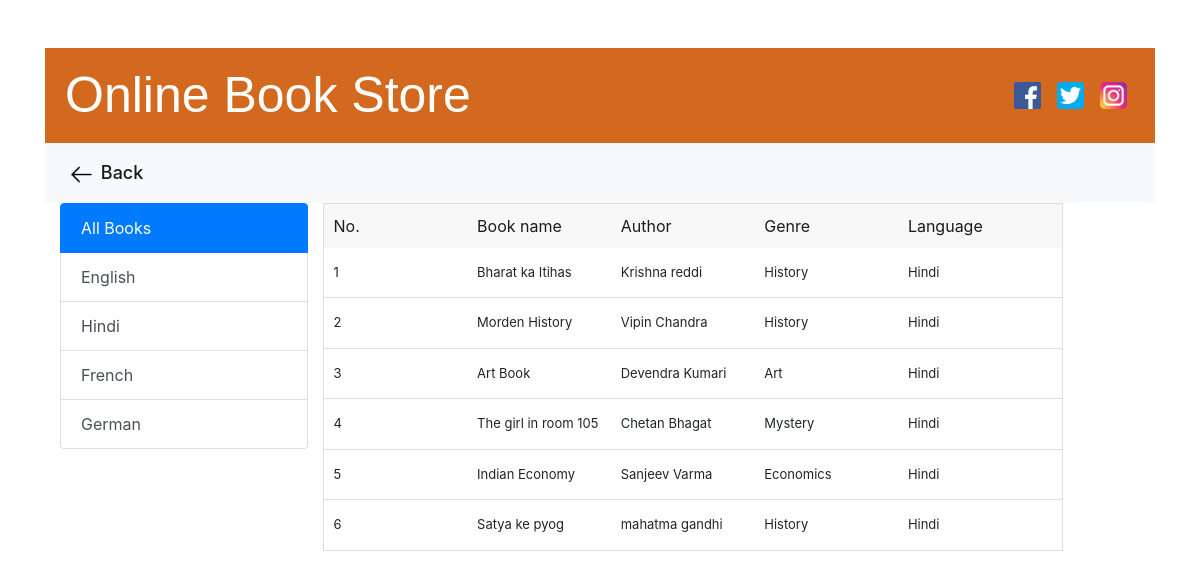
Screenshot of /showlang/Hindi with the database file from the repository.
### app1/models.py (models this page shows)
class Book(models.Model):
    idno=models.AutoField(primary_key=True)
    book_name=models.CharField(max_length=200)
    author=models.CharField(max_length=200)
    genre=models.CharField(max_length=200)
    language=models.CharField(max_length=200)

### app1/views.py (the view)
# urls.py: path('showlang', views.lang, name='showlang'),
def lang(request,data=None):
    if data==None:
        lang=Book.objects.all()
    elif data=="English" or data=="Hindi" or data=="French" or data=="German":
        lang= Book.objects.filter(language=data)
    return render(request, 'showlang.html', {"lang": lang})

### templates/showlang.html (shortened to what this page needs)
{% extends 'common.html' %}
{% load static %}
{% block bs %}
      <div class="nav">
              <nav class="navbar navbar-expand-lg navbar-light bg-light">
  <div class="collapse navbar-collapse" id="navbarNav">
    <ul class="navbar-nav">
      <li class="nav-item active">
        <a class="nav-link" href="{% url 'main' %}"> <img src="{% static 'image/back_arrow.png' %}"> Back </a>
      </li>
    </ul>
  </div>
</nav>
          </div>
<div class="container my-5">
 <div class="row">
  <div class="col-sm-3">
<div class="list-group">
  <a href="{% url 'showlang' %}" class="list-group-item list-group-item-action active" aria-current="true">
    All Books
  </a>
    <a href="{% url 'showlangdata' 'English' %}" class="list-group-item list-group-item-action">English</a>
    <a href="{% url 'showlangdata' 'Hindi' %}" class="list-group-item list-group-item-action">Hindi</a>
    <a href="{% url 'showlangdata' 'French' %}" class="list-group-item list-group-item-action">French</a>
  <a href="{% url 'showlangdata' 'German' %}" class="list-group-item list-group-item-action">German</a>
</div>
  </div>
<div class="col-sm-8">
    <div class="row">
        <div class="main_sec">
            <div class="fw-bold book_head">No.</div>
           <div class="fw-bold book_head">Book name</div>
            <div class="fw-bold book_head">Author</div>
            <div class="fw-bold book_head">Genre</div>
            <div class="fw-bold book_head">Language </div>
        </div>
        {% for x in lang %}
        <div class="book_sec_main text-center">
            <div class="book_details">{{ forloop.counter }}</div>
                <div class="book_details">{{ x.book_name  }}</div>
            <div class=" book_details">{{ x.author  }}</div>
            <div class=" book_details">{{ x.genre  }}</div>
             <div class="book_details">{{ x.language  }}</div>
        </div>
        {% endfor %}
    </div>
</div>
 </div>
</div>
{% endblock %}

### templates/common.html (style rules this page uses)
.nav { width: 100%; float: left; display: inherit; }
ul.navbar-nav img { width: 25px; margin-right: 2px; }
ul.navbar-nav a.nav-link { font-size: 18px; font-weight: 500; }

### templates/showlang.html (style rules this page uses)
.book_sec_main { background: border-box; width: 100%; float: left; border-bottom: 1px solid #e0dddd; border-left: 1px solid #e0dddd; border-right: 1px solid #e0dddd; padding: 10px; }
.main_sec { width: 100%; float: left; margin: 0; background: #f9f8f8; color: #1b1b1b; padding: 10px; border-top: 1px solid #e0dddd; border-left: 1px solid #e0dddd; border-right: 1px solid #e0dddd; }
.book_head { width: 20%; float: left; margin: 0; padding: 0; }
.book_details { width: 20%; float: left; padding: 5px 0px; font-weight: 400; text-align: left; font-size: 13px; }

### rows the page displays
Book: book_name "Bharat ka Itihas", author "Krishna reddi", genre "History", language "Hindi"
Book: book_name "Morden History", author "Vipin Chandra", genre "History", language "Hindi"
Book: book_name "Art Book", author "Devendra Kumari", genre "Art", language "Hindi"
Book: book_name "The girl in room 105", author "Chetan Bhagat", genre "Mystery", language "Hindi"
Book: book_name "Indian Economy", author "Sanjeev Varma", genre "Economics", language "Hindi"
Book: book_name "Satya ke pyog", author "mahatma gandhi", genre "History", language "Hindi"
